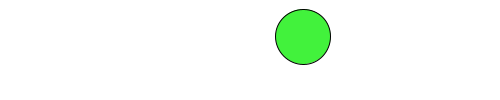
Frame 1 (no input)
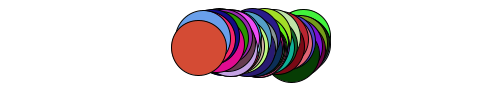
Frame 60 (the mouse pressed at the canvas centre just before this capture)
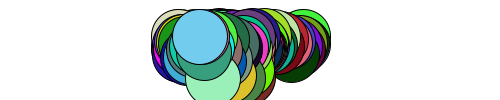
Frame 120 (the mouse held since frame 60 and released just before this capture)

The Processing sketch that drew these frames (run headless with seeded random() and noise(); from frame 60 on, the mouse is pressed at the canvas centre):

// Processing sketch: AF_perlin_noise
// ── AF_perlin_noise.pde
float t = 0;

void setup() {
  size(500, 100);
  background(255);
}

void draw() {
  float xn = noise(t);
  float yn = noise(t+random(0,1));
  float x = map(xn,0,1,0,500);
  float y = map(yn,0,1,0,100);
  
  int[] colors = getColors(); 
  
  fill(colors[0], colors[1], colors[2]);
  ellipse(x, y, 55, 55);
  t += 0.01;
}

int[] getColors() {
  int[] colors = new int[3];
  colors[0] = getColor();
  colors[1] = getColor();
  colors[2] = getColor();
  return colors;
}

int getColor() {
  return parseInt(random(0, 255));
}
